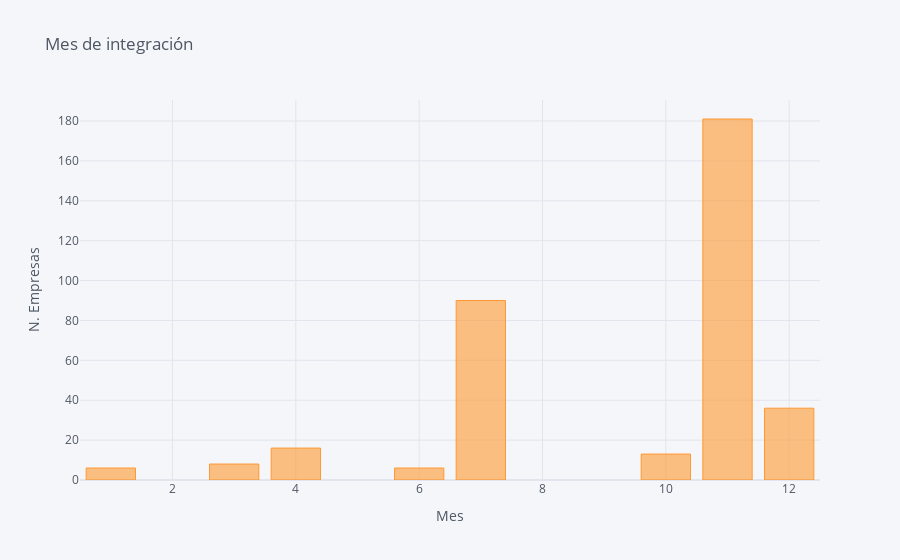
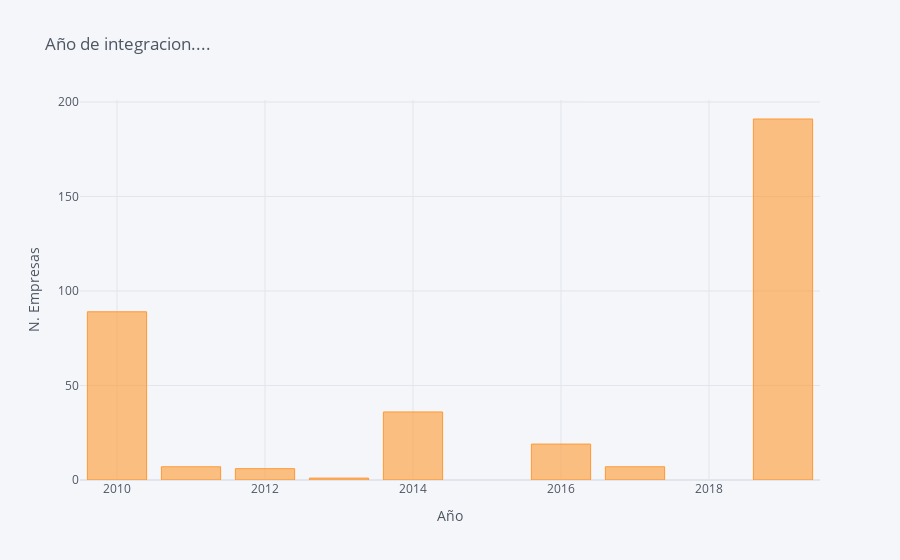

These figures' notebook cell, in order:
### Code cell
gm.iplot(x='index', y='Mes',kind='bar', xTitle='Mes',yTitle='N. Empresas', title='Mes de integración')
gk.iplot(x='index', y='Año',kind='bar', xTitle='Año',yTitle='N. Empresas', title='Año de integracion....')

### Figure 1 — Plotly figure (JSON) as saved in the notebook; plotly's stock layout.template omitted (floating-point values rounded to 4 significant figures)
{"data": [{"marker": {"color": "rgba(255, 153, 51, 0.6)", "line": {"color": "rgba(255, 153, 51, 1.0)", "width": 1}}, "name": "Mes", "orientation": "v", "text": "", "type": "bar", "x": [1, 3, 4, 6, 7, 10, 11, 12], "y": [6, 8, 16, 6, 90, 13, 181, 36]}], "layout": {"legend": {"bgcolor": "#F5F6F9", "font": {"color": "#4D5663"}}, "paper_bgcolor": "#F5F6F9", "plot_bgcolor": "#F5F6F9", "title": {"font": {"color": "#4D5663"}, "text": "Mes de integración"}, "xaxis": {"gridcolor": "#E1E5ED", "showgrid": true, "tickfont": {"color": "#4D5663"}, "title": {"font": {"color": "#4D5663"}, "text": "Mes"}, "zerolinecolor": "#E1E5ED"}, "yaxis": {"gridcolor": "#E1E5ED", "showgrid": true, "tickfont": {"color": "#4D5663"}, "title": {"font": {"color": "#4D5663"}, "text": "N. Empresas"}, "zerolinecolor": "#E1E5ED"}}}

### Figure 2 — Plotly figure (JSON) as saved in the notebook; plotly's stock layout.template omitted (floating-point values rounded to 4 significant figures)
{"data": [{"marker": {"color": "rgba(255, 153, 51, 0.6)", "line": {"color": "rgba(255, 153, 51, 1.0)", "width": 1}}, "name": "Año", "orientation": "v", "text": "", "type": "bar", "x": [2010, 2011, 2012, 2013, 2014, 2016, 2017, 2019], "y": [89, 7, 6, 1, 36, 19, 7, 191]}], "layout": {"legend": {"bgcolor": "#F5F6F9", "font": {"color": "#4D5663"}}, "paper_bgcolor": "#F5F6F9", "plot_bgcolor": "#F5F6F9", "title": {"font": {"color": "#4D5663"}, "text": "Año de integracion...."}, "xaxis": {"gridcolor": "#E1E5ED", "showgrid": true, "tickfont": {"color": "#4D5663"}, "title": {"font": {"color": "#4D5663"}, "text": "Año"}, "zerolinecolor": "#E1E5ED"}, "yaxis": {"gridcolor": "#E1E5ED", "showgrid": true, "tickfont": {"color": "#4D5663"}, "title": {"font": {"color": "#4D5663"}, "text": "N. Empresas"}, "zerolinecolor": "#E1E5ED"}}}
